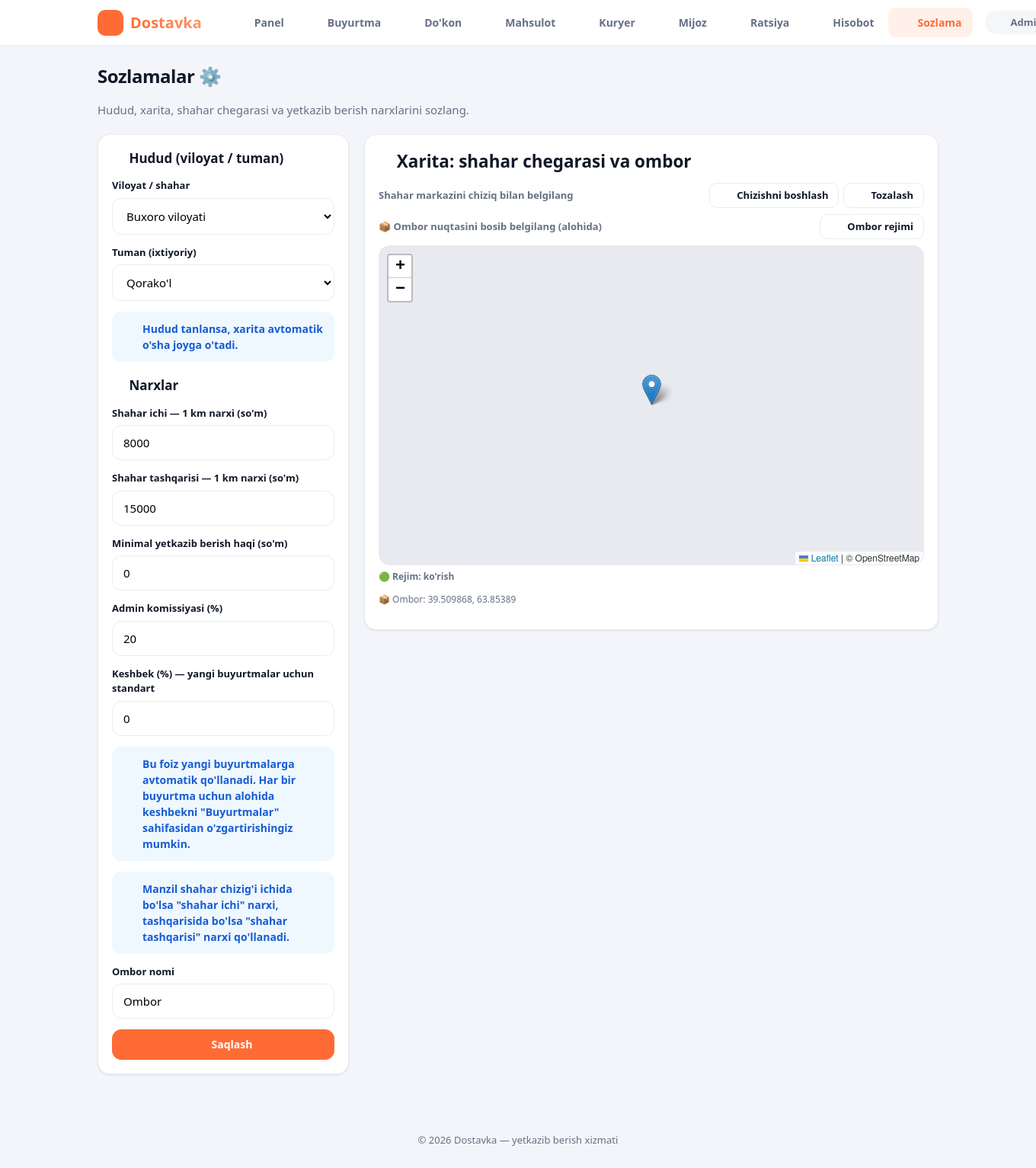
Before: /admin/settings.php (signed in) with the older database file.
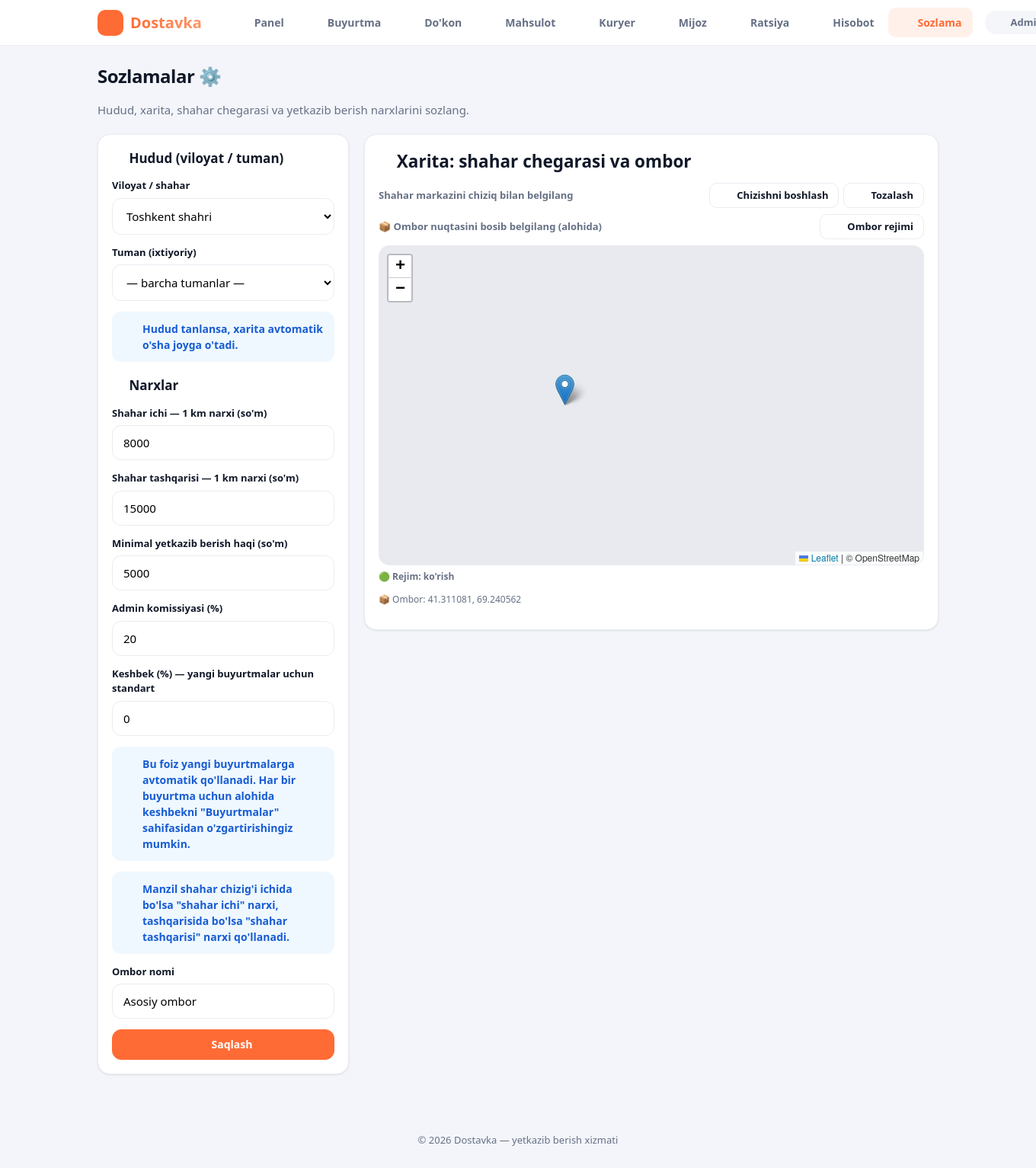
After: the same page with the newer database file.
### tables this page shows
CREATE TABLE settings (
    skey   VARCHAR(50)  PRIMARY KEY,
    svalue VARCHAR(255) NOT NULL
);

### config/db.php (called while the page is built, shortened)
<?php
function db(): PDO
{
    static $pdo = null;
    if ($pdo instanceof PDO) {
        return $pdo;
    }
    $dsn = sprintf(
        'mysql:host=%s;port=%s;dbname=%s;charset=utf8mb4',
        DB_HOST, DB_PORT, DB_NAME
    );
    try {
        $pdo = new PDO($dsn, DB_USER, DB_PASS, [
            PDO::ATTR_ERRMODE            => PDO::ERRMODE_EXCEPTION,
            PDO::ATTR_DEFAULT_FETCH_MODE => PDO::FETCH_ASSOC,
            PDO::ATTR_EMULATE_PREPARES   => false,
        ]);
    } catch (PDOException $e) {
        error_log('DB connection error: ' . $e->getMessage());
        http_response_code(500);
        if (PHP_SAPI !== 'cli'
            && str_contains($_SERVER['HTTP_ACCEPT'] ?? '', 'application/json')) {
            header('Content-Type: application/json; charset=utf-8');
            echo json_encode(['ok' => false, 'error' => 'server_error']);
        } else {
            die('Server xatosi. Iltimos keyinroq urinib ko\'ring.');
        }
        exit;
    }
    return $pdo;
}

### admin/settings.php (the view, shortened to what the changed rows need)
<?php
require_once __DIR__ . '/../includes/functions.php';
$priceIn   = (float)setting('price_in_city', 8000);
$minFee     = (float)setting('min_fee', 0);
$storeName = setting('store_name', 'Ombor');
$storeLat  = (float)setting('store_lat', 39.5098680);
$storeLng  = (float)setting('store_lng', 63.8538900);
$region    = setting('region', 'Buxoro viloyati');
$regions = uz_regions();
require __DIR__ . '/../includes/header.php';
?>
<h1 class="page-title">Sozlamalar ⚙️</h1>
<form method="post" id="settingsForm">
    <div class="admin-layout">
        <div class="card form-card">
            <h2><?= icon('pin',18) ?> Hudud (viloyat / tuman)</h2>
            <label class="field"><span>Viloyat / shahar</span>
                <select name="region" id="regionSel">
                    <?php foreach (array_keys($regions) as $rname): ?>
                        <option value="<?= e($rname) ?>" <?= $region === $rname ? 'selected' : '' ?>><?= e($rname) ?></option>
                    <?php endforeach; ?>
                </select>
            </label>
            <label class="field"><span>Tuman (ixtiyoriy)</span>
                <select name="district" id="districtSel">
                    <option value="">— barcha tumanlar —</option>
                </select>
            </label>
            <h2 style="margin-top:18px"><?= icon('wallet',18) ?> Narxlar</h2>
            <label class="field"><span>Minimal yetkazib berish haqi (so'm)</span>
                <input type="number" name="min_fee" value="<?= (int)$minFee ?>" min="0" step="500">
            </label>
            <label class="field" style="margin-top:8px"><span>Ombor nomi</span>
                <input type="text" name="store_name" value="<?= e($storeName) ?>">
            </label>
        </div>
        <div class="card">
            <h2 style="margin-bottom:12px"><?= icon('pin',18) ?> Xarita: shahar chegarasi va ombor</h2>
            <div class="map-head">
                <span class="muted small">Shahar markazini chiziq bilan belgilang</span>
                <div style="display:flex;gap:6px">
                </div>
            </div>
            <div class="map-head" style="margin-top:6px">
                <span class="muted small">📦 Ombor nuqtasini bosib belgilang (alohida)</span>
                <button type="button" class="btn ghost sm" id="storeBtn"><?= icon('box',15) ?> Ombor rejimi</button>
            </div>
            <div id="map" style="height:420px"></div>
            <p class="coords" id="modeInfo">🟢 Rejim: ko'rish</p>
            <p class="coords" id="coords">📦 Ombor: <?= $storeLat ?>, <?= $storeLng ?></p>
        </div>
    </div>
</form>
<link rel="stylesheet" href="https://unpkg.com/leaflet@1.9.4/dist/leaflet.css">
<?php require __DIR__ . '/../includes/footer.php'; ?>

Changed rows visible on the page:
added settings: store_name "Asosiy ombor"
Other visible differences:
form field region: "Buxoro viloyati" → "Toshkent shahri"
form field district: "Qorako'l" → "— barcha tumanlar —"
form field min_fee: "0" → "5000"
$storeLat: "39.509868" → "41.311081"
$storeLng: "63.85389" → "69.240562"
form field store_name: "Ombor" → (not shown)
